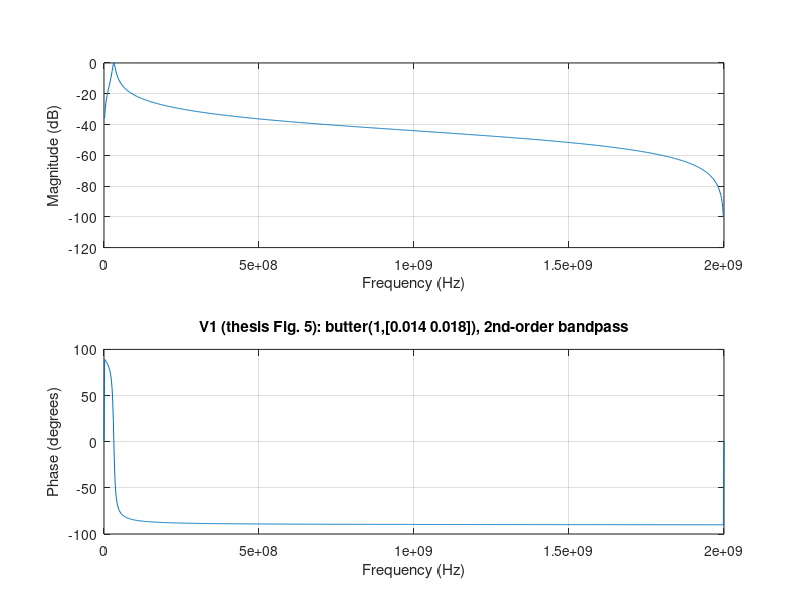
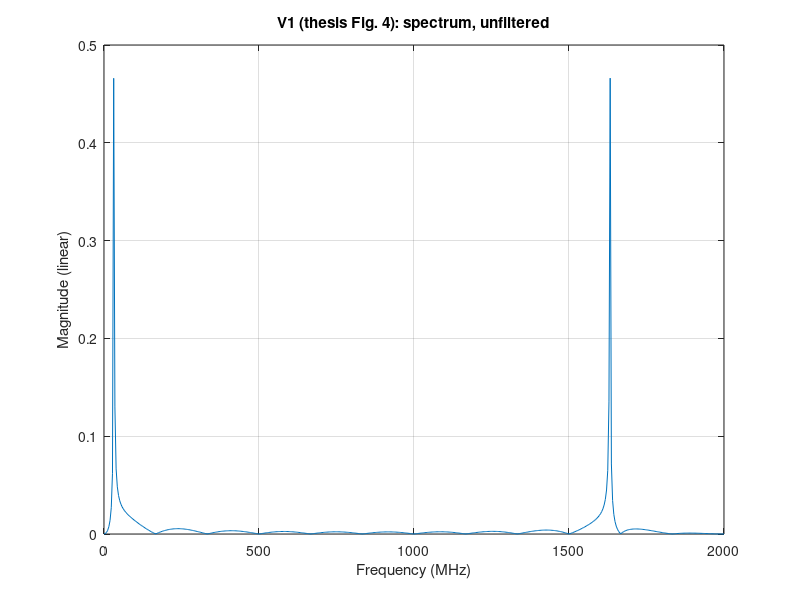
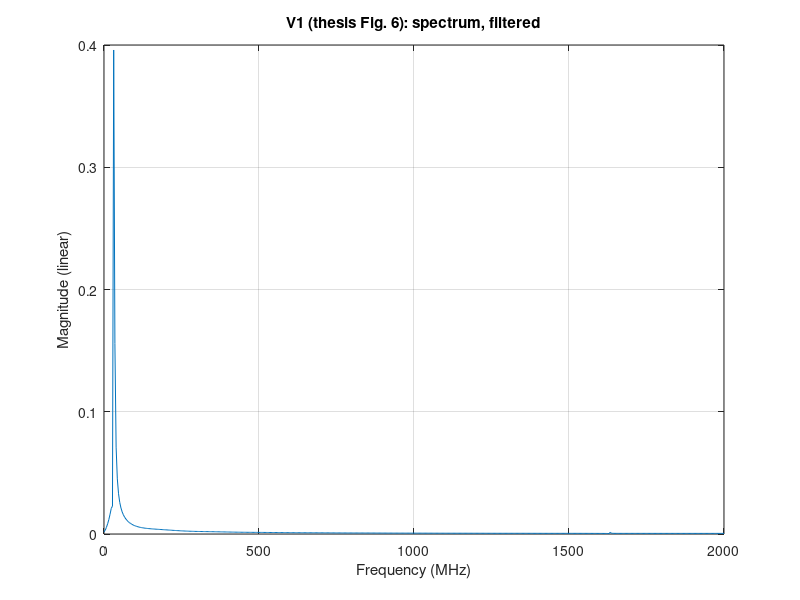

Source code (MATLAB) for these figures, in order: (Note: this script raises an error after producing the figures.)
%% EC301 Project 15 - Task 2 (verification run): thesis filter, thesis specs
% Purpose: verify the numbers with the ORIGINAL thesis order and specs only.
% Nothing here is "improved": the filter is the thesis's butter(1,[0.014 0.018])
% (a 2nd-order Butterworth bandpass, 28-36 MHz). The improved N=3 filter is in
% task2_matlab_replication.m.
%
% Sources used for the data below
%   Thesis: N. W. Scott, "Study of Cellular Phone Detection Techniques",
%           M.S. thesis, Univ. Nebraska-Lincoln, 2011.
%             MATLAB code p. 32; Figs. 4-6 pp. 33-35; ADS Fig. 7 p. 37;
%             Figs. 8-10 pp. 38-40; text p. 36 (826/838 MHz limits).
%   Firmansyah & Oka, SETRUM 4(2), 2015, p. 45 : RF 950, LO 900, IF 50 MHz.
%   Wu & Razavi, IEEE JSSC 33(12), 1998        : NF 4.7 dB (abstract) / 4.5 dB
%                                                (Sec. VII), 3 dB duplexer loss.
%   Keysight ADS "Active Mixer Design", Ch. 10 : RF 900 MHz, IF 45 MHz.
%
% Sections
%   V1  Thesis code, unchanged            -> checklist M1, M2, M3
%   V2  Same test, longer window          -> 832 / 900 / 700 MHz cases (A5, A6 idea)
%   V3  ADS SAW spec mask vs thesis filter-> A7 (826-838 MHz window), spec gap
%   V4  Supporting-paper frequency plans and noise-figure arithmetic
%   V5  PASS/FAIL table of every numeric check
%
% Requires: Signal Processing Toolbox (butter, freqz, hann). No other toolboxes.
% Figures are saved as PNG in ./task2_verification_figures

clear; close all; clc;
outdir = 'task2_verification_figures';
if ~exist(outdir, 'dir'), mkdir(outdir); end

%% ---------------- Data taken from the thesis and papers -----------------
th.Fs      = 4e9;            % Hz. Code uses Fs = 4000 with MHz units
th.L       = 1000;           % samples (0.25 us)
th.NFFT    = 1024;
th.fLO     = 800e6;          % Hz
th.fRF     = 832e6;          % Hz (LG phone seen on analyser)
th.Wn      = [0.014 0.018];  % butter(1, Wn): edges 28 and 36 MHz
% ADS SAW_Filter model, Fig. 7 (read as symmetric about Fcenter)
th.sawFc    = 32e6;   th.sawBWpass = 10e6;  th.sawApass = 1;    % dB
th.sawBWstop= 12e6;   th.sawAstop  = 55;    th.sawIL    = 15;   % dB
% Text p. 36: frequencies above 838 MHz and below 826 MHz are eliminated
th.rfLow = 826e6;  th.rfHigh = 838e6;

sp.firm.RF = 950e6;  sp.firm.LO = 900e6;  sp.firm.IF = 50e6;     % Firmansyah p. 45
sp.keys.RF = 900e6;  sp.keys.IF = 45e6;                           % Keysight Ch. 10
sp.wu.NFrx = 4.7;    sp.wu.NFrx_alt = 4.5;  sp.wu.dupLoss = 3;    % Wu & Razavi, dB

C = {};   % check table rows: {id, description, expected, got, tolerance, unit}
addc = @(C, id, desc, e, g, tol, unit) [C; {id, desc, e, g, tol, unit}];

%% ======================= V1: thesis code, unchanged =======================
Fs = 4000; T = 1/Fs; L = 1000; t = (0:L-1)*T;
X = sin(2*pi*800*t) .* sin(2*pi*832*t);
[b, a] = butter(1, th.Wn);             % thesis filter
x = filter(b, a, X);

figure('Name','V1 - Fig. 5 replica');
freqz(b, a, L, 4e9);
title('V1 (thesis Fig. 5): butter(1,[0.014 0.018]), 2nd-order bandpass');
saveas(gcf, fullfile(outdir, 'V1_fig5_filter_response.png'));

NFFT = 2^nextpow2(L);
Y = fft(x, NFFT)/L;  R = fft(X, NFFT)/L;
f  = Fs/2*linspace(0, 1, NFFT/2+1);
Ru = 2*abs(R(1:NFFT/2+1));  Yu = 2*abs(Y(1:NFFT/2+1));

figure('Name','V1 - Fig. 4 replica');
plot(f, Ru); grid on;
title('V1 (thesis Fig. 4): spectrum, unfiltered');
xlabel('Frequency (MHz)'); ylabel('Magnitude (linear)');
saveas(gcf, fullfile(outdir, 'V1_fig4_unfiltered.png'));

figure('Name','V1 - Fig. 6 replica');
plot(f, Yu); grid on;
title('V1 (thesis Fig. 6): spectrum, filtered');
xlabel('Frequency (MHz)'); ylabel('Magnitude (linear)');
saveas(gcf, fullfile(outdir, 'V1_fig6_filtered.png'));

[~, i32]   = min(abs(f - 32));
[~, i1632] = min(abs(f - 1632));
[hh, ff]   = freqz(b, a, 2^18, 4e9);          % ff in Hz
mag_dB     = 20*log10(abs(hh));
[pk, ipk]  = max(mag_dB);
att1632    = -interp1(ff, mag_dB, 1632e6);

C = addc(C,'M1a','Unfiltered line near 31.25 MHz bin (Fig. 4)',0.466,Ru(i32),0.001,'lin');
C = addc(C,'M1b','Unfiltered line near 1632.8 MHz bin (Fig. 4)',0.466,Ru(i1632),0.001,'lin');
C = addc(C,'M2a','Filter peak frequency (Fig. 5)',31.7,ff(ipk)/1e6,0.2,'MHz');
C = addc(C,'M2b','Filter peak gain (Fig. 5)',0,pk,0.01,'dB');
C = addc(C,'M2c','Filter attenuation at 1632 MHz (Fig. 5)',54.6,att1632,0.1,'dB');
C = addc(C,'M3', 'Filtered line near 31.25 MHz bin (Fig. 6)',0.396,Yu(i32),0.001,'lin');

% Band edges implied by Wn x (Fs/2): 0.014*2000 = 28 MHz, 0.018*2000 = 36 MHz
g = -20*log10(abs(hh));                      % attenuation in dB
iband = find(g <= 3.0103);
C = addc(C,'S1','Lower -3 dB edge = 0.014 x 2000 MHz',28,ff(iband(1))/1e6,0.05,'MHz');
C = addc(C,'S2','Upper -3 dB edge = 0.018 x 2000 MHz',36,ff(iband(end))/1e6,0.05,'MHz');

fprintf('===== V1: thesis code =====\n');
fprintf('M1  unfiltered: %.4f at %.2f MHz, %.4f at %.2f MHz\n', Ru(i32), f(i32), Ru(i1632), f(i1632));
fprintf('M2  peak %.2f dB at %.2f MHz; %.2f dB at 1632 MHz\n', pk, ff(ipk)/1e6, -att1632);
fprintf('M3  filtered: %.4f at %.2f MHz\n\n', Yu(i32), f(i32));

%% ========== V2: same filter, ideal multiplier, long window (20 us) ==========
fs = 4e9;  Tsim = 20e-6;  Tskip = 5e-6;
cases = [832e6 32e6 1632e6;      % RF, wanted/off-band difference, sum
         900e6 100e6 1700e6;
         700e6 100e6 1500e6];
names = {'832 MHz (in band)', '900 MHz (off band)', '700 MHz (off band)'};
figure('Name','V2 - spectra, thesis filter');
for k = 1:3
    [fr, Sin, Sout] = product_spectra(cases(k,1), th.fLO, fs, Tsim, Tskip, b, a);
    subplot(3,1,k);
    plot(fr/1e6, 20*log10(max(Sin,  1e-12))); hold on;
    plot(fr/1e6, 20*log10(max(Sout, 1e-12)));
    grid on; ylim([-120 0]); xlim([0 2000]);
    title(['V2: RF ' names{k} ', LO 800 MHz']);
    ylabel('dB re 1'); legend('Before BPF','After BPF');
    if k == 3, xlabel('Frequency (MHz)'); end
    for j = 2:3
        fq   = cases(k,j);
        lin  = tone_level(Sin,  fr, fq);
        lout = tone_level(Sout, fr, fq);
        attH = 20*log10(lin/lout);                     % time-domain attenuation
        [h1, ~] = freqz(b, a, [2*pi*fq/fs 2*pi*fq/fs]);
        attF = -20*log10(abs(h1(1)));                  % frequency-domain attenuation
        if j == 2 && k == 1
            C = addc(C,'V2-12','832 MHz case: 32 MHz line passes (out/in amplitude)',1,lout/lin,0.005,'ratio');
        else
            C = addc(C,sprintf('V2-%d%d',k,j),sprintf('%s: time-domain vs freqz attenuation at %.0f MHz',names{k},fq/1e6),attF,attH,0.2,'dB');
        end
        fprintf('V2  RF %4.0f MHz, line %6.0f MHz: in %.4f -> out %.3e  (%.2f dB; freqz %.2f dB)\n', ...
                cases(k,1)/1e6, fq/1e6, lin, lout, attH, attF);
    end
end
saveas(gcf, fullfile(outdir, 'V2_spectra_thesis_filter.png'));
fprintf('\n');

% The thesis MATLAB never tested 900/700 MHz; its ADS model did and shows an
% empty output. With the thesis butter() filter the 100 MHz IF is only reduced:
[hh100, ~] = freqz(b, a, [2*pi*100e6/fs 2*pi*100e6/fs]);
att100 = -20*log10(abs(hh100(1)));
C = addc(C,'D1','Thesis filter attenuation at 100 MHz IF (900/700 MHz cases)',21.07,att100,0.1,'dB');

%% ====== V3: ADS SAW spec mask vs thesis filter, A7 (826-838 MHz window) ======
fIF   = (15:0.05:50)*1e6;
[hI, ~] = freqz(b, a, 2*pi*fIF/fs);
attI  = -20*log10(abs(hI));
passLo = th.sawFc - th.sawBWpass/2;   passHi = th.sawFc + th.sawBWpass/2;   % 27, 37 MHz
stopLo = th.sawFc - th.sawBWstop/2;   stopHi = th.sawFc + th.sawBWstop/2;   % 26, 38 MHz
inpass = fIF >= passLo & fIF <= passHi;
worstPass = max(attI(inpass));
att26 = interp1(fIF, attI, stopLo);   att38 = interp1(fIF, attI, stopHi);

figure('Name','V3 - thesis filter vs SAW spec');
rf_axis = (th.fLO + fIF)/1e6;
plot(rf_axis, -attI, 'LineWidth', 1.5); hold on;
plot([rf_axis(1) (th.fLO+passLo)/1e6], [-th.sawApass -th.sawApass], 'r--');
plot([(th.fLO+passLo)/1e6 (th.fLO+passHi)/1e6], [-th.sawApass -th.sawApass], 'r--');
plot([rf_axis(1) (th.fLO+stopLo)/1e6], [-th.sawAstop -th.sawAstop], 'k--');
plot([(th.fLO+stopHi)/1e6 rf_axis(end)], [-th.sawAstop -th.sawAstop], 'k--');
plot([th.rfLow th.rfLow]/1e6, [-80 0], 'k:');  plot([th.rfHigh th.rfHigh]/1e6, [-80 0], 'k:');
grid on; ylim([-80 5]);
xlabel('RF frequency (MHz), IF = RF - 800 MHz'); ylabel('Gain (dB)');
title('V3: thesis butter() filter against the ADS SAW spec (1 dB / 55 dB)');
legend('Thesis butter(1) filter','Apass 1 dB limit','Astop 55 dB limit','Location','southoutside');
saveas(gcf, fullfile(outdir, 'V3_filter_vs_SAW_spec.png'));

% A7: IF window implied by the thesis text equals the SAW BWstop
C = addc(C,'A7a','Text limit 826 MHz -> IF edge = SAW stop edge (Fc - BWstop/2)',(th.rfLow-th.fLO)/1e6,stopLo/1e6,1e-9,'MHz');
C = addc(C,'A7b','Text limit 838 MHz -> IF edge = SAW stop edge (Fc + BWstop/2)',(th.rfHigh-th.fLO)/1e6,stopHi/1e6,1e-9,'MHz');
C = addc(C,'D2','Thesis filter attenuation at 26 MHz IF (RF 826 MHz)',5.5,att26,0.1,'dB');
C = addc(C,'D3','Thesis filter attenuation at 38 MHz IF (RF 838 MHz)',4.85,att38,0.1,'dB');

fprintf('===== V3: spec comparison (gap, not an error) =====\n');
fprintf('SAW spec: <= %.0f dB loss over %.0f-%.0f MHz, >= %.0f dB at <%.0f and >%.0f MHz\n', ...
        th.sawApass, passLo/1e6, passHi/1e6, th.sawAstop, stopLo/1e6, stopHi/1e6);
fprintf('Thesis butter(1): worst passband loss %.2f dB; %.2f dB at 26 MHz; %.2f dB at 38 MHz\n', worstPass, att26, att38);
fprintf('-> the MATLAB filter is far softer than the ADS SAW model; both are in the thesis.\n\n');

%% ======= V4: supporting-paper frequency plans and noise arithmetic =======
plans = [ 800e6  832e6;                 % thesis: LO, RF
          sp.firm.LO  sp.firm.RF;       % Firmansyah & Oka
          sp.keys.RF-sp.keys.IF  sp.keys.RF ];   % Keysight (LO derived = RF - IF)
pname = {'Thesis', 'Firmansyah & Oka', 'Keysight Ch. 10 (LO derived)'};
expIF = [32e6, sp.firm.IF, sp.keys.IF];
fprintf('===== V4: frequency plans (ideal multiplier) =====\n');
for k = 1:3
    flo = plans(k,1);  frf = plans(k,2);
    ifq = abs(frf - flo);  sumq = frf + flo;  imgq = 2*flo - frf;
    [fr, Sin, ~] = product_spectra(frf, flo, fs, Tsim, Tskip, [], []);
    lif = tone_level(Sin, fr, ifq);  lsum = tone_level(Sin, fr, sumq);
    fprintf('%-28s LO %.0f RF %.0f -> IF %.1f MHz (%.3f), sum %.0f MHz (%.3f), image %.0f MHz\n', ...
            pname{k}, flo/1e6, frf/1e6, ifq/1e6, lif, sumq/1e6, lsum, imgq/1e6);
    C = addc(C,sprintf('P%da',k),[pname{k} ': IF = |RF - LO| equals stated IF'],expIF(k)/1e6,ifq/1e6,1e-9,'MHz');
    C = addc(C,sprintf('P%db',k),[pname{k} ': simulated IF line amplitude (ideal 0.5)'],0.5,lif,0.002,'lin');
    C = addc(C,sprintf('P%dc',k),[pname{k} ': simulated sum line amplitude (ideal 0.5)'],0.5,lsum,0.002,'lin');
end
fprintf('\n');

% Wu & Razavi: loss ahead of the receiver adds dB for dB (Friis, first stage loss)
Lduplex = 10^(sp.wu.dupLoss/10);   Frx = 10^(sp.wu.NFrx/10);
NFcasc  = 10*log10(Lduplex * Frx);
C = addc(C,'P4','Wu & Razavi: 3 dB duplexer loss + 4.7 dB receiver NF = cascaded NF',7.7,NFcasc,0.01,'dB');
C = addc(C,'P5','Wu & Razavi: abstract NF (4.7) vs Sec. VII NF (4.5) spread',0.2,sp.wu.NFrx-sp.wu.NFrx_alt,1e-9,'dB');
fprintf('Wu & Razavi: 3 dB duplexer + %.1f dB receiver NF = %.2f dB cascaded NF (%.2f dB with the 4.5 dB value)\n\n', ...
        sp.wu.NFrx, NFcasc, 10*log10(Lduplex*10^(sp.wu.NFrx_alt/10)));

%% ============================ V5: summary table ============================
fprintf('===== V5: check table =====\n');
fprintf('%-6s %-76s %10s %10s %8s  %s\n', 'ID', 'Check', 'Expected', 'Got', 'Tol', 'Result');
npass = 0;
for r = 1:size(C,1)
    ok = abs(C{r,4} - C{r,3}) <= C{r,5};
    npass = npass + ok;
    if ok, res = 'PASS'; else, res = 'FAIL'; end
    fprintf('%-6s %-76s %10.4f %10.4f %8.4g  %s (%s)\n', C{r,1}, C{r,2}, C{r,3}, C{r,4}, C{r,5}, res, C{r,6});
end
fprintf('\n%d of %d checks passed.\n', npass, size(C,1));
fprintf('Expected: all PASS. D1-D3 record how soft the thesis MATLAB filter is\n');
fprintf('against the ADS SAW spec; they are measured values, not pass/fail against the SAW spec.\n');

%% ============================ local functions ============================
function [fr, Sin, Sout] = product_spectra(frf, flo, fs, Tsim, Tskip, b, a)
% Ideal multiplier sin(2*pi*flo*t).*sin(2*pi*frf*t), optional filter (b,a),
% Hann-windowed FFT after discarding the first Tskip seconds (filter transient).
    n  = round(Tsim*fs);
    t  = (0:n-1)'/fs;
    xx = sin(2*pi*flo*t) .* sin(2*pi*frf*t);
    if isempty(b), yy = xx; else, yy = filter(b, a, xx); end
    k  = (0:n-1)' >= round(Tskip*fs);   % index-based: avoids float edge at t = Tskip
    w  = hann(sum(k), 'periodic');
    N  = sum(k);
    S1 = fft(xx(k).*w);  S2 = fft(yy(k).*w);
    half = 1:floor(N/2)+1;
    Sin  = 2*abs(S1(half))/sum(w);
    Sout = 2*abs(S2(half))/sum(w);
    fr   = (half-1)'*fs/N;
end

function lvl = tone_level(S, fr, f0)
% Largest spectral amplitude within +/- 3 bins of f0 (Hann main lobe).
    [~, i] = min(abs(fr - f0));
    lvl = max(S(max(i-3,1):min(i+3,numel(S))));
end
